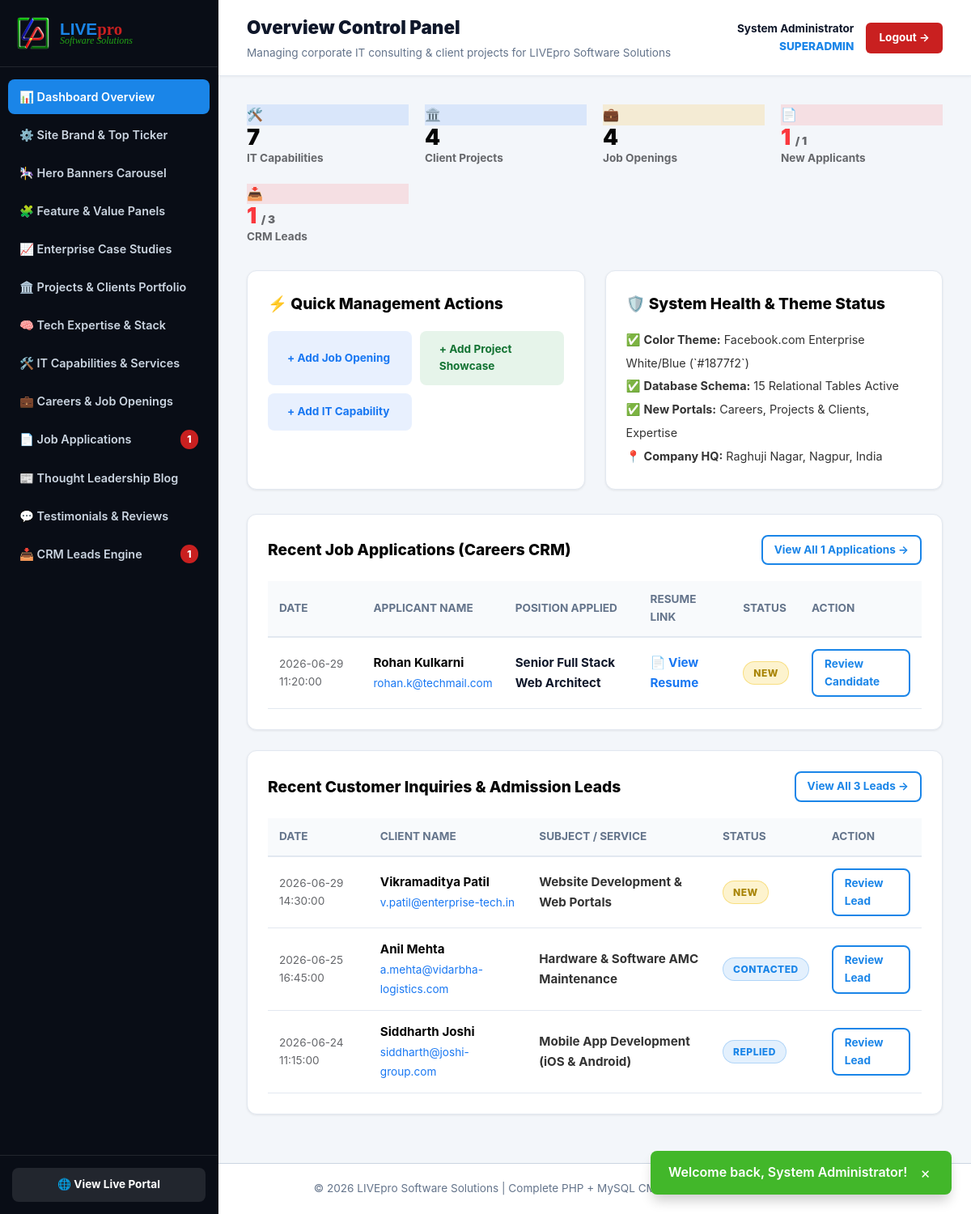
/admin/index.php (signed in), run on the app's committed database.
### tables this page shows
CREATE TABLE `job_applications` (
  `id` INT(11) UNSIGNED NOT NULL AUTO_INCREMENT,
  `job_id` INT(11) UNSIGNED NOT NULL,
  `job_title` VARCHAR(150) NOT NULL,
  `applicant_name` VARCHAR(100) NOT NULL,
  `email` VARCHAR(100) NOT NULL,
  `phone` VARCHAR(50) NOT NULL,
  `resume_link` VARCHAR(255) NOT NULL,
  `cover_letter` TEXT NULL,
  `status` ENUM('new', 'reviewed', 'shortlisted', 'rejected') DEFAULT 'new',
  `created_at` DATETIME DEFAULT CURRENT_TIMESTAMP,
  PRIMARY KEY (`id`)
);

CREATE TABLE `inquiries` (
  `id` INT(11) UNSIGNED NOT NULL AUTO_INCREMENT,
  `name` VARCHAR(100) NOT NULL,
  `email` VARCHAR(100) NOT NULL,
  `phone` VARCHAR(50) NOT NULL,
  `subject` VARCHAR(150) NOT NULL,
  `message` TEXT NOT NULL,
  `status` ENUM('new', 'read', 'contacted', 'replied') DEFAULT 'new',
  `created_at` DATETIME DEFAULT CURRENT_TIMESTAMP,
  PRIMARY KEY (`id`)
);

### admin/index.php (the view, shortened to what this page needs)
<?php
require_once __DIR__ . '/../includes/functions.php';
require_once __DIR__ . '/includes/header.php';
$total_services = count(get_services('all'));
$total_projects = count(get_projects('all'));
$total_openings = count(get_job_openings('all'));
$all_inquiries = get_inquiries('all');
$new_inquiries = array_filter($all_inquiries, function($i) { return $i['status'] === 'new'; });
$all_applications = get_job_applications('all');
$new_applications = array_filter($all_applications, function($a) { return $a['status'] === 'new'; });
?>
<div style="display: grid; grid-template-columns: repeat(auto-fit, minmax(200px, 1fr)); gap: 20px; margin-bottom: 30px;">
  <div class="stat-card">
    <div class="stat-icon" style="background: rgba(24,119,242,0.12); color: #1877f2;">🛠️</div>
    <div>
      <h3 style="font-size: 1.7rem; font-weight: 900; margin: 0; line-height: 1.1; color: #050505;"><?= $total_services; ?></h3>
      <p style="font-size: 0.85rem; color: #65676b; font-weight: 700; margin: 0;">IT Capabilities</p>
    </div>
  </div>
  <div class="stat-card">
    <div class="stat-icon" style="background: rgba(24,119,242,0.12); color: #1877f2;">🏛️</div>
    <div>
      <h3 style="font-size: 1.7rem; font-weight: 900; margin: 0; line-height: 1.1; color: #050505;"><?= $total_projects; ?></h3>
      <p style="font-size: 0.85rem; color: #65676b; font-weight: 700; margin: 0;">Client Projects</p>
    </div>
  </div>
  <div class="stat-card">
    <div class="stat-icon" style="background: rgba(247,185,40,0.18); color: #b77904;">💼</div>
    <div>
      <h3 style="font-size: 1.7rem; font-weight: 900; margin: 0; line-height: 1.1; color: #050505;"><?= $total_openings; ?></h3>
      <p style="font-size: 0.85rem; color: #65676b; font-weight: 700; margin: 0;">Job Openings</p>
    </div>
  </div>
  <div class="stat-card">
    <div class="stat-icon" style="background: rgba(250,56,62,0.12); color: #fa383e;">📄</div>
    <div>
      <h3 style="font-size: 1.7rem; font-weight: 900; margin: 0; line-height: 1.1; color: #fa383e;"><?= count($new_applications); ?> <small style="font-size:0.5em; color:#65676b;">/ <?= count($all_applications); ?></small></h3>
      <p style="font-size: 0.85rem; color: #65676b; font-weight: 700; margin: 0;">New Applicants</p>
    </div>
  </div>
  <div class="stat-card">
    <div class="stat-icon" style="background: rgba(250,56,62,0.12); color: #fa383e;">📥</div>
    <div>
      <h3 style="font-size: 1.7rem; font-weight: 900; margin: 0; line-height: 1.1; color: #fa383e;"><?= count($new_inquiries); ?> <small style="font-size:0.5em; color:#65676b;">/ <?= count($all_inquiries); ?></small></h3>
      <p style="font-size: 0.85rem; color: #65676b; font-weight: 700; margin: 0;">CRM Leads</p>
    </div>
  </div>
</div>
<div class="grid grid-2" style="gap: 25px; margin-bottom: 30px;">
  <div class="admin-card" style="margin: 0;">
    <h3 style="font-size: 1.2rem; font-weight: 800; margin-top: 0; margin-bottom: 18px; color: #050505;">⚡ Quick Management Actions</h3>
    <div style="display: grid; grid-template-columns: 1fr 1fr; gap: 10px;">
      <a href="careers.php?action=new" class="btn" style="background: #e8f0fe; color: #1877f2; text-decoration: none; justify-content: start; font-size: 0.85rem;">+ Add Job Opening</a>
      <a href="projects.php?action=new" class="btn" style="background: #e6f4ea; color: #137333; text-decoration: none; justify-content: start; font-size: 0.85rem;">+ Add Project Showcase</a>
      <a href="services.php?action=new" class="btn" style="background: #e8f0fe; color: #1877f2; text-decoration: none; justify-content: start; font-size: 0.85rem;">+ Add IT Capability</a>
    </div>
  </div>
  <div class="admin-card" style="margin: 0;">
    <h3 style="font-size: 1.2rem; font-weight: 800; margin-top: 0; margin-bottom: 15px; color: #050505;">🛡️ System Health &amp; Theme Status</h3>
    <ul style="list-style: none; padding: 0; margin: 0; font-size: 0.9rem; line-height: 2; color: #333;">
      <li>✅ <strong>Color Theme:</strong> Facebook.com Enterprise White/Blue (`#1877f2`)</li>
      <li>✅ <strong>Database Schema:</strong> 15 Relational Tables Active</li>
      <li>✅ <strong>New Portals:</strong> Careers, Projects &amp; Clients, Expertise</li>
      <li>📍 <strong>Company HQ:</strong> Raghuji Nagar, Nagpur, India</li>
    </ul>
  </div>
</div>
<div class="admin-card">
  <div style="display: flex; justify-content: space-between; align-items: center; margin-bottom: 20px;">
    <h3 style="font-size: 1.2rem; font-weight: 800; margin: 0; color: #050505;">Recent Job Applications (Careers CRM)</h3>
    <a href="applications.php" class="btn btn-outline btn-sm" style="text-decoration: none;">View All <?= count($all_applications); ?> Applications &rarr;</a>
  </div>
  <div style="overflow-x: auto;">
    <table class="admin-table">
      <thead>
        <tr><th>Date</th><th>Applicant Name</th><th>Position Applied</th><th>Resume Link</th><th>Status</th><th>Action</th></tr>
      </thead>
      <tbody>
        <?php if (empty($all_applications)): ?>
          <tr><td colspan="6" style="text-align: center; padding: 25px; color: #65676b;">No job applications submitted yet.</td></tr>
        <?php else: ?>
          <?php foreach (array_slice($all_applications, 0, 5) as $app): ?>
            <tr>
              <td style="color: #65676b; font-size: 0.85rem;"><?= htmlspecialchars($app['created_at']); ?></td>
              <td><strong style="color: #050505;"><?= htmlspecialchars($app['applicant_name']); ?></strong><br><a href="mailto:<?= htmlspecialchars($app['email']); ?>" style="color:#1877f2; font-size:0.85rem;"><?= htmlspecialchars($app['email']); ?></a></td>
              <td><strong><?= htmlspecialchars($app['job_title']); ?></strong></td>
              <td><a href="<?= htmlspecialchars($app['resume_link']); ?>" target="_blank" style="color:#1877f2; font-weight:700;">📄 View Resume</a></td>
              <td><span class="badge <?= $app['status'] === 'new' ? 'badge-warning' : 'badge-primary'; ?>"><?= strtoupper(htmlspecialchars($app['status'])); ?></span></td>
              <td><a href="applications.php?view=<?= $app['id']; ?>" class="btn btn-outline btn-sm" style="text-decoration: none;">Review Candidate</a></td>
            </tr>
          <?php endforeach; ?>
        <?php endif; ?>
      </tbody>
    </table>
  </div>
</div>
<div class="admin-card">
  <div style="display: flex; justify-content: space-between; align-items: center; margin-bottom: 20px;">
    <h3 style="font-size: 1.2rem; font-weight: 800; margin: 0; color: #050505;">Recent Customer Inquiries &amp; Admission Leads</h3>
    <a href="inquiries.php" class="btn btn-outline btn-sm" style="text-decoration: none;">View All <?= count($all_inquiries); ?> Leads &rarr;</a>
  </div>
  <div style="overflow-x: auto;">
    <table class="admin-table">
      <thead>
        <tr><th>Date</th><th>Client Name</th><th>Subject / Service</th><th>Status</th><th>Action</th></tr>
      </thead>
      <tbody>
        <?php if (empty($all_inquiries)): ?>
          <tr><td colspan="5" style="text-align: center; padding: 25px; color: #65676b;">No customer inquiries received yet.</td></tr>
        <?php else: ?>
          <?php foreach (array_slice($all_inquiries, 0, 5) as $inq): ?>
            <tr>
              <td style="color: #65676b; font-size: 0.85rem;"><?= htmlspecialchars($inq['created_at']); ?></td>
              <td><strong style="color: #050505;"><?= htmlspecialchars($inq['name']); ?></strong><br><a href="mailto:<?= htmlspecialchars($inq['email']); ?>" style="color:#1877f2; font-size:0.85rem;"><?= htmlspecialchars($inq['email']); ?></a></td>
              <td><strong style="color: #333;"><?= htmlspecialchars($inq['subject']); ?></strong></td>
              <td><span class="badge <?= $inq['status'] === 'new' ? 'badge-warning' : 'badge-primary'; ?>"><?= strtoupper(htmlspecialchars($inq['status'])); ?></span></td>
              <td><a href="inquiries.php?view=<?= $inq['id']; ?>" class="btn btn-outline btn-sm" style="text-decoration: none;">Review Lead</a></td>
            </tr>
          <?php endforeach; ?>
        <?php endif; ?>
      </tbody>
    </table>
  </div>
</div>
<?php require_once __DIR__ . '/includes/footer.php'; ?>

### assets/css/style.css (style rules this page uses)
:root { --primary: #1a85e8; --primary-hover: #1060b0; --accent: #22a316; --accent-hover: #198010; --danger: #c92020; --danger-hover: #9e1717; --warning: #f2c10d; --bg-main: #090d16; --bg-surface: #ffffff; --bg-card: #ffffff; --bg-light: #f3f6fa; --text-main: #0f172a; --text-muted: #64748b; --text-light: #ffffff; --text-light-muted: #cbd5e1; --border-color: #e2e8f0; --border: #e2e8f0; --border-dark: #334155; --shadow-sm: 0 1px 3px rgba(0, 0, 0, 0.08); --shadow-md: 0 4px 6px -1px rgba(26, 133, 232, 0.1), 0 2px 4px -1px rgba(0, 0, 0, 0.06); --shadow-lg: 0 12px 28px 0 rgba(15, 23, 42, 0.15), 0 2px 4px 0 rgba(0, 0, 0, 0.08); --shadow-xl: 0 20px 40px rgba(15, 23, 42, 0.25); --radius: 12px; --radius-sm: 8px; --transition: all 0.25s cubic-bezier(0.4, 0, 0.2, 1); }
* { box-sizing: border-box; margin: 0; padding: 0; }
body { font-family: -apple-system, BlinkMacSystemFont, "Segoe UI", Roboto, Helvetica, Arial, sans-serif; color: var(--text-main); background-color: var(--bg-light); line-height: 1.6; overflow-x: hidden; }
a { color: inherit; text-decoration: none; cursor: pointer; }
ul { list-style: none; }
.grid { display: grid; gap: 24px; }
.grid-2 { grid-template-columns: repeat(auto-fit, minmax(320px, 1fr)); }
.btn { display: inline-flex; align-items: center; justify-content: center; gap: 8px; padding: 12px 24px; border-radius: var(--radius-sm); font-weight: 700; cursor: pointer; border: none; transition: var(--transition); font-size: 0.95rem; text-decoration: none; }
.btn-outline { background-color: transparent; border: 2px solid var(--primary); color: var(--primary); }
.btn-sm { padding: 6px 14px; font-size: 0.85rem; }
.badge { display: inline-block; padding: 4px 12px; border-radius: 9999px; font-size: 0.75rem; font-weight: 800; text-transform: uppercase; letter-spacing: 0.5px; }
.badge-primary { background-color: rgba(26, 133, 232, 0.12); color: var(--primary); border: 1px solid rgba(26, 133, 232, 0.25); }
.badge-warning { background-color: rgba(242, 193, 13, 0.2); color: #a88406; border: 1px solid rgba(242, 193, 13, 0.4); }
body.admin-body, body:has(.admin-sidebar) { display: flex !important; flex-direction: row !important; min-height: 100vh; margin: 0; padding: 0; background: #f3f6fa; }
.admin-card { background: #ffffff; border: 1px solid var(--border-color); border-radius: 12px; padding: 25px; margin-bottom: 25px; box-shadow: 0 1px 3px rgba(0, 0, 0, 0.08); }
.admin-table { width: 100%; border-collapse: collapse; text-align: left; }
.admin-table th { padding: 12px 14px; background: #f8fafc; font-weight: 700; font-size: 0.85rem; color: #64748b; text-transform: uppercase; border-bottom: 2px solid var(--border-color); }
.admin-table td { padding: 14px; border-bottom: 1px solid var(--border-color); font-size: 0.95rem; vertical-align: middle; }

### data on the page
job_applications: status "1", created_at "2026-06-29 11:20:00", applicant_name "Rohan Kulkarni", email "rohan.k@techmail.com", job_title "Senior Full Stack Web Architect", status "NEW"
inquiries: created_at "2026-06-29 14:30:00", name "Vikramaditya Patil", email "v.patil@enterprise-tech.in", subject "Website Development & Web Portals", status "NEW"
inquiries: created_at "2026-06-25 16:45:00", name "Anil Mehta", email "a.mehta@vidarbha-logistics.com", subject "Hardware & Software AMC Maintenance", status "CONTACTED"
inquiries: created_at "2026-06-24 11:15:00", name "Siddharth Joshi", email "siddharth@joshi-group.com", subject "Mobile App Development (iOS & Android)", status "REPLIED"

### other printed values
$flash['msg'] "Welcome back, System Administrator!"
$unread_apps "1"
$unread_inq "1"
$admin_page "Overview"
$settings['company_name'] "LIVEpro Software Solutions"
$_SESSION['admin_full_name'] "System Administrator"
$_SESSION['admin_role'] "SUPERADMIN"
$total_services "7"
$total_projects "4"
$total_openings "4"
count($all_applications) "1"
count($new_inquiries) "1"
count($all_inquiries) "3"
